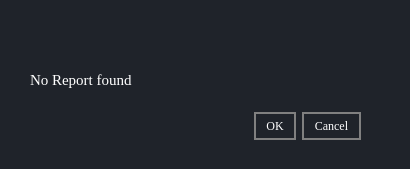
<?xml version="1.0" encoding="UTF-8"?>
<ui version="4.0">
 <class>Dialog</class>
 <widget class="QDialog" name="noReportDialog">
  <property name="geometry">
   <rect>
    <x>0</x>
    <y>0</y>
    <width>410</width>
    <height>169</height>
   </rect>
  </property>
  <property name="windowTitle">
   <string>Dialog</string>
  </property>
  <property name="styleSheet">
   <string notr="true">*{
	
	
border:none;
background-color:transparent;
background:none;
padding:0;
margin:0;
color:#fff;
font-family:georgia;
}



QDialog{
background-color: #1f232a;
}
#EditVendor{
background-color:#16191d;
}
QPushButton{
text-align:center;
border:2px solid grey;
border-radius:15px;
padding: 5px 10px;

}
QPushButton:pressed{
background-color:grey;
text-align:left;
padding:2px 10px;
color:white;}</string>
  </property>
  <widget class="QDialogButtonBox" name="buttonBox">
   <property name="geometry">
    <rect>
     <x>20</x>
     <y>110</y>
     <width>341</width>
     <height>32</height>
    </rect>
   </property>
   <property name="orientation">
    <enum>Qt::Horizontal</enum>
   </property>
   <property name="standardButtons">
    <set>QDialogButtonBox::Cancel|QDialogButtonBox::Ok</set>
   </property>
  </widget>
  <widget class="QLabel" name="label">
   <property name="geometry">
    <rect>
     <x>30</x>
     <y>50</y>
     <width>341</width>
     <height>61</height>
    </rect>
   </property>
   <property name="text">
    <string>&lt;html&gt;&lt;head/&gt;&lt;body&gt;&lt;p&gt;&lt;span style=&quot; font-size:11pt;&quot;&gt;No Report found&lt;/span&gt;&lt;/p&gt;&lt;/body&gt;&lt;/html&gt;</string>
   </property>
  </widget>
 </widget>
 <resources/>
 <connections>
  <connection>
   <sender>buttonBox</sender>
   <signal>accepted()</signal>
   <receiver>Dialog</receiver>
   <slot>accept()</slot>
   <hints>
    <hint type="sourcelabel">
     <x>248</x>
     <y>254</y>
    </hint>
    <hint type="destinationlabel">
     <x>157</x>
     <y>274</y>
    </hint>
   </hints>
  </connection>
  <connection>
   <sender>buttonBox</sender>
   <signal>rejected()</signal>
   <receiver>Dialog</receiver>
   <slot>reject()</slot>
   <hints>
    <hint type="sourcelabel">
     <x>316</x>
     <y>260</y>
    </hint>
    <hint type="destinationlabel">
     <x>286</x>
     <y>274</y>
    </hint>
   </hints>
  </connection>
 </connections>
</ui>
